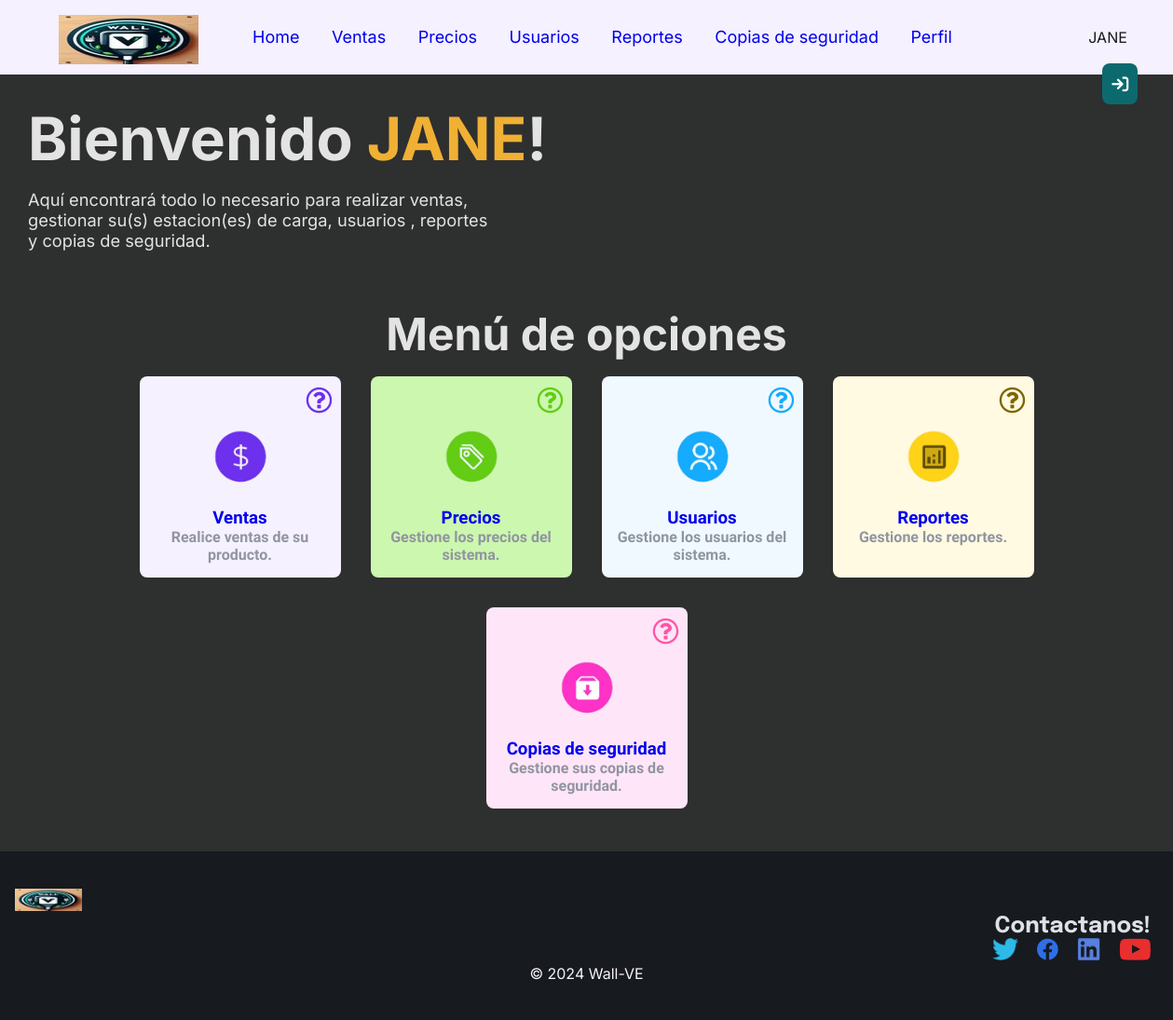
The app's page /Wall-VE-main/adminMenu.php (signed in) with its own data.
### tables this page shows
CREATE TABLE `tlogo` (
  `idLogo` int(11) NOT NULL,
  `rutaLogo` varchar(255) DEFAULT NULL,
  `nomEmpresa` varchar(250) NOT NULL
);

CREATE TABLE `tusuario` (
  `idEmp` int(11) NOT NULL,
  `nombreEmp` varchar(60) NOT NULL,
  `apellidoPEmp` varchar(60) DEFAULT NULL,
  `apellidoMEmp` varchar(60) DEFAULT NULL,
  `fechaNacEmp` date NOT NULL,
  `telEmp` bigint(20) NOT NULL,
  `generoEmp` varchar(12) NOT NULL,
  `emailEmp` varchar(50) NOT NULL,
  `direccionEmp` varchar(60) NOT NULL,
  `ciudadEmp` varchar(60) NOT NULL,
  `turnoEmp` varchar(10) NOT NULL,
  `rolEmp` varchar(20) NOT NULL,
  `idloginEmp` varchar(15) NOT NULL,
  `passEmp` varchar(60) NOT NULL,
  `fIngreso` date NOT NULL
);

### Wall-VE-main/adminMenu.php (the view, shortened to what this page needs)
<?php
           if (isset($_SESSION['idloginEmp'])) {
            $id = $_SESSION['idloginEmp'];
        } else {
            header('location:Login.php');
        }
        include("connection/conexion.php");
        $consulta = "SELECT rutaLogo FROM tlogo WHERE idLogo = 1";
        $resultado2 = mysqli_query($conexion, $consulta);
        if ($fila = mysqli_fetch_assoc($resultado2)) {
        $rutaLogo = $fila["rutaLogo"];
        } else {
        $rutaLogo = "";
        }
        $consulta = "SELECT nomEmpresa FROM tlogo WHERE idLogo = 1";
        $resultado2 = mysqli_query($conexion, $consulta);
        if ($fila = mysqli_fetch_assoc($resultado2)) {
        $EmpresaName = $fila["nomEmpresa"];
        } else {
        $EmpresaName = "";
        }
        $sql = "select * from tusuario where idloginEmp='" .$id."'";
        $resultado = mysqli_query($conexion, $sql);
        ?>
<!DOCTYPE html>
<html lang="en">
<head>
    <link
      rel="stylesheet"
      href="https://cdnjs.cloudflare.com/ajax/libs/font-awesome/6.0.0-beta3/css/all.min.css"
    />
    <link rel="stylesheet" href="https://cdnjs.cloudflare.com/ajax/libs/font-awesome/4.7.0/css/font-awesome.min.css">
    <link rel="stylesheet" href="./Css/drop-downAdmin.css" />
    <link rel="stylesheet" href="./Css/menu.css" />
</head>
<body>
        <nav>
            <a href="#"><img class="logo" src="<?php echo $rutaLogo?>" width="160" height="53" alt="logo"></a>
            <ul>
                <li><a href="./adminMenu.php"  >Home</a></li>
                <li><a href="./Admin_Ventas.php"  >Ventas</a></li>
                <li><a href="./Admin_Precios.php?idEstacion=1"  >Precios</a></li>
                <li><a href="./Admin_Usuarios.php"  >Usuarios</a></li>
                <li><a href="./Admin_Reportes.html"  >Reportes</a></li>
                <li><a href="./Admin_CopiasSeg.php"  >Copias de seguridad</a></li>
                <li><a href="./Admin_Perfil.php"  >Perfil</a></li>
                <li>
    <div class="Cerrar">
        <span>
        <?php while($usu = mysqli_fetch_assoc($resultado))
        {
        ?>
                <?php echo $usu['nombreEmp'];
                    ?>
                <?php
        }
        ?>
                <a href="index.php" id="aLogout" class="logout">
                            <i class="fa-solid fa-arrow-right-to-bracket"><p id="cerrarSesion">Cerrar Sesion</p></i>
                            </a>
                        </li>
                    </ul>
            </nav>
    <?php
    include("connection/conexion.php");
    $sql = "select * from tusuario where idloginEmp='" .$id."'";
    $resultado = mysqli_query($conexion, $sql);
    ?>
    <?php while($usu = mysqli_fetch_assoc($resultado))
    {
    ?>
    <header class="content header">
            <div class="header-content">
                <h2 class="title">Bienvenido <span>
                    <?php echo $usu['nombreEmp'];
                ?></span>!</h2>
            <p>Aquí encontrará todo lo necesario para realizar ventas, gestionar su(s) estacion(es) de carga, usuarios , reportes y copias de seguridad.</p>
            </div>
    </header>
<?php
    }
    ?>
    <section class="content sau">
        <h2 class="title">Menú de opciones</h2>
            <div class="box-container">
                    <a class="box ventas-box" id="cajaVentas" href="./Admin_Ventas.php">
                                <i class="fa fa-question-circle-o fa-2x" id="preguntaVentas" aria-hidden="true" title="En este menú, podrá gestionar las ventas. Haga click al recuadro de Ventas  para entrar."> </i>
                        <img src="./img/iconos/venta.png" alt="Simbolo de ventas">
                        <h3>Ventas</h3>
                        <p>Realice ventas de su producto.</p>
                    </a>
                    <a class="box precios-box" id="cajaPrecios" href="./Admin_Precios.php?idEstacion=1">
                            <i class="fa fa-question-circle-o fa-2x" id="preguntaPrecios" aria-hidden="true" title="En este menú, podrá ver los reportes generados.Haga click al recuadro de Reportes  para entrar."></i>
                        <img src="./img/iconos/precio.png" alt="Simbolo de precio">
                        <h3>Precios</h3>
                        <p>Gestione los precios del sistema.</p>
                    </a>
                        <a class="box usuarios-box" id="cajaUsuarios" href="./Admin_Usuarios.php">
                            <i class="fa fa-question-circle-o fa-2x" id="preguntaUsuarios" aria-hidden="true" title="En este menú, podrá ver  su perfil y hacer cambios en él, haga clic en Perfil para entrar."></i>
                            <img src="./img/iconos/usuarios.png" alt="Simbolo de usuarios">
                            <h3>Usuarios</h3>
                            <p>Gestione los usuarios del sistema.</p>
                        </a>
                        <a class="box reportes-box" id="cajaReportes" href="./Admin_Reportes.html">
                            <i class="fa fa-question-circle-o fa-2x" id="preguntaReportes" aria-hidden="true" title="En este menú, podrá encontrar opciones que lo ayuden a gestionar diferentes reportes."></i>
                            <img src="./img/iconos/reportes.png" alt="Simbolo de reportes">
                            <h3>Reportes</h3>
                            <p>Gestione los reportes.</p>
                        </a>
                    <a class="box backup-box" id="cajaBackup" href="./Admin_CopiasSeg.php">
                        <i class="fa fa-question-circle-o fa-2x" id="preguntaBackups" aria-hidden="true" title="En este menú, podrá encontrar opciones que lo ayuden a gestionar sus copias de seguridad y restauraciones."></i>
                            <img src="./img/iconos/respaldo.png" alt="Simbolo de backup">
                            <h3>Copias de seguridad</h3>
                            <p>Gestione sus copias de seguridad.</p>
                    </a>
            </div>
    </section>
    <footer>
        <div class="logoF">
            <a href="#"><img src="<?php echo $rutaLogo;?>" id="logoFinal"alt="Logo"></a>
        </div>
        <div class="social">
            <h2 class="contacto">Contactanos!</h2>
            <a href="#"><img src="./img/rrss/twitter.png" alt="" srcset=""></a>
            <a href="#"><img src="./img/rrss/facebook.png" alt="" srcset=""></a>
            <a href="#"><img src="./img/rrss/linkedin.png" alt="" srcset=""></a>
            <a href="#"><img src="./img/rrss/youtube.png" alt="" srcset=""></a>
        </div>
        <p class="copyright"> &copy 2024 <?php echo $EmpresaName ?> </p>
    </footer>
</body>
</html>

### Wall-VE-main/Css/menu.css (style rules this page uses)
* { padding: 0; margin: 0; text-decoration: none; list-style: none; }
body { font-family: 'Inter'; background: #2E2F2F; }
@media (max-width:1400px) { .Cerrar { padding: 1.8rem; padding-left: 7rem!important; position: absolute; top:-14px; } }
.Cerrar { padding: 1.8rem; padding-left: 8rem; position: absolute; top:-14px; }
.Cerrar span { color: #171A1F; }
#aLogout { font-family: 'Manrope'!important; }
.logout i { display: inline-flex!important; }
.logout { font-family: 'Manrope'; text-decoration: none; color: white; padding: 10px; margin: 0% 0; border-radius: 8px; transition: all 0.5s ease-in-out; bottom: 0px; left: 15px; background: #0C6A6F; width: 80%; }
nav { height: 80px; background: #F5F1FEFF; }
.logo { position: absolute; width: 150px; top: 1rem; left: 5%; }
nav ul { float:left; margin-top: 0.313rem; margin-left: 16rem }
nav ul li { display: inline-block; line-height: 50px; margin: 10px 15px; }
nav ul li a { position: relative; font-size: 18px; }
header { display: flex; }
header .title { font-size: 4rem; }
header p { margin-top:1rem; font-size: 1.14rem; width: 31rem; text-wrap:wrap; }
span { color: #EFB034FF; text-transform: uppercase; }
.content { padding: 30px; background:#2E2F2F; color:#E3E3E3 }
.sau .title { display: flex; justify-content: center; align-items: center; font-size: 3rem; }
.box-container { display: flex; justify-content: center; flex-wrap: wrap; text-align: center; color: #171A1FFF; }
.box-container .box { height: 13.5rem; width: 13.5rem; text-align: center; border-radius: 0.5rem; margin:1rem }
.box img { width: 5.5rem; }
.box p,h3 { font-family: 'Lexend'; font-weight: bold; }
.box p { color:#9095A1; }
.fa-question-circle-o { margin-left: 170px; margin-top: 10px; }
#preguntaVentas { color: #6D31EDFF; }
#preguntaPrecios { color: #62CD14FF; }
#preguntaUsuarios { color: #15ABFFFF; }
#preguntaReportes { color: #7D6600FF; }
#preguntaBackups { color: #FF56A5FF; }
#cajaVentas { background: #F5F1FEFF; }
.ventas-box { position: relative; overflow: hidden; }
.ventas-box .fa-question-circle-o { position: relative; z-index: 1; }
#cajaPrecios { background: #CCF7AE; }
.precios-box { position: relative; overflow: hidden; }
.precios-box .fa-question-circle-o { position: relative; z-index: 1; }
#cajaUsuarios { background: #F0F9FF; }
.usuarios-box { position: relative; overflow: hidden; }
.usuarios-box .fa-question-circle-o { position: relative; z-index: 1; }
#cajaReportes { background: #FFFAE1; }
.reportes-box { position: relative; overflow: hidden; }
.reportes-box .fa-question-circle-o { position: relative; z-index: 1; }
#cajaBackup { background: #FFE5F8; }
.backup-box { position: relative; overflow: hidden; }
.backup-box .fa-question-circle-o { position: relative; z-index: 1; }
footer { padding:40px 0; background: #171A1F; height: 100%; color: #F5F1FEFF; }
footer p { text-align: center; }
footer .social { text-align: right; padding-right: 1.5rem; color: #DEE1E6FF; font-family: epilogue; font-size:1rem }
footer img { height: 1.5rem; padding-left: 1rem; }

### records on screen
tlogo: rutaLogo (picture), nomEmpresa "Wall-VE"
tusuario: nombreEmp "JANE"
